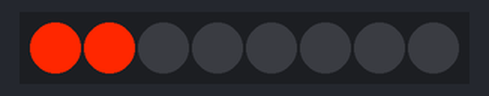
Recording of a sketch running on a simulated Arduino Uno, built with avr-gcc and run on an emulated ATmega328P. Shown: 8 RGB LEDs in strip order, left to right.

Above: at 0.06 s.
At 0.56 s:
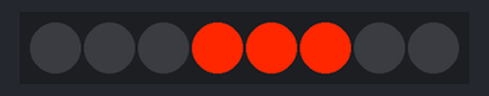
At 1.06 s:
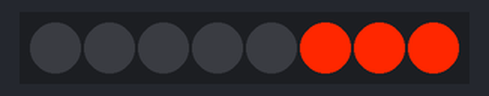
At 1.44 s:
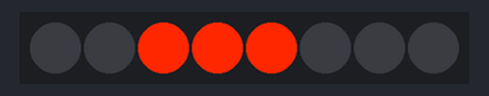
At 2.07 s:
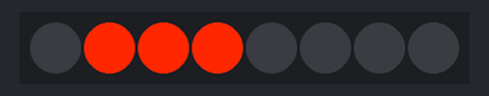
Timing chart, 0 to 40.0 s (numbered marks = the images above):
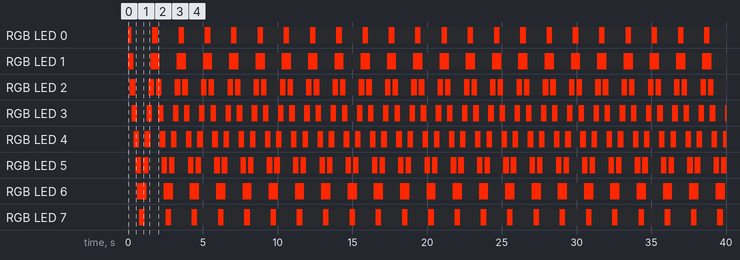

The sketch:

CylonBike.ino
```cpp
#include <Adafruit_NeoPixel.h>

#define N_LEDS 8
#define PIN     11

Adafruit_NeoPixel strip = Adafruit_NeoPixel(N_LEDS, PIN, NEO_GRB + NEO_KHZ800);

void setup() {
  strip.begin();
}

int pos = 0, dir = 1; // Position, direction of "eye"

void loop() {
  int j;

  // Draw 3 pixels centered on pos.  setPixelColor() will clip any
  // pixels off the ends of the strip, we don't need to watch for that.

  strip.setPixelColor(pos - 1, 0xff2700); // Medium
  strip.setPixelColor(pos    , 0xff2700); // Center pixel is brightest
  strip.setPixelColor(pos + 1, 0xff2700); // Medium


  strip.show();
  delay(125);

  // Rather than being sneaky and erasing just the tail pixel,
  // it's easier to erase it all and draw a new one next time.
  for(j=-2; j<= 2; j++) strip.setPixelColor(pos+j, 0);

  // Bounce off ends of strip
  pos += dir;
  if(pos < 0) {
    pos = 1;
    dir = -dir;
  } else if(pos >= strip.numPixels()) {
    pos = strip.numPixels() - 2;
    dir = -dir;
  }
}
```

Measured:
- by itself, RGB LED 0: repeats every 1.8 s: off 1.4 s, RGB(255, 39, 0) 0.38 s
- by itself, RGB LED 1: repeats every 1.8 s: off 1.1 s, RGB(255, 39, 0) 0.63 s
- by itself, RGB LED 2: repeats every 1.8 s: off 0.88 s, RGB(255, 39, 0) 0.38 s, off 0.13 s, RGB(255, 39, 0) 0.38 s
- by itself, RGB LED 3: repeats every 1.8 s: off 0.63 s, RGB(255, 39, 0) 0.38 s, off 0.38 s, RGB(255, 39, 0) 0.38 s
- by itself, RGB LED 4: repeats every 1.8 s: off 0.38 s, RGB(255, 39, 0) 0.38 s, off 0.63 s, RGB(255, 39, 0) 0.38 s
- by itself, RGB LED 5: repeats every 1.8 s: off 0.13 s, RGB(255, 39, 0) 0.38 s, off 0.88 s, RGB(255, 39, 0) 0.38 s
- by itself, RGB LED 6: alternates RGB(255, 39, 0) for 0.63 s and off for 1.1 s
- by itself, RGB LED 7: alternates RGB(255, 39, 0) for 0.38 s and off for 1.4 s
